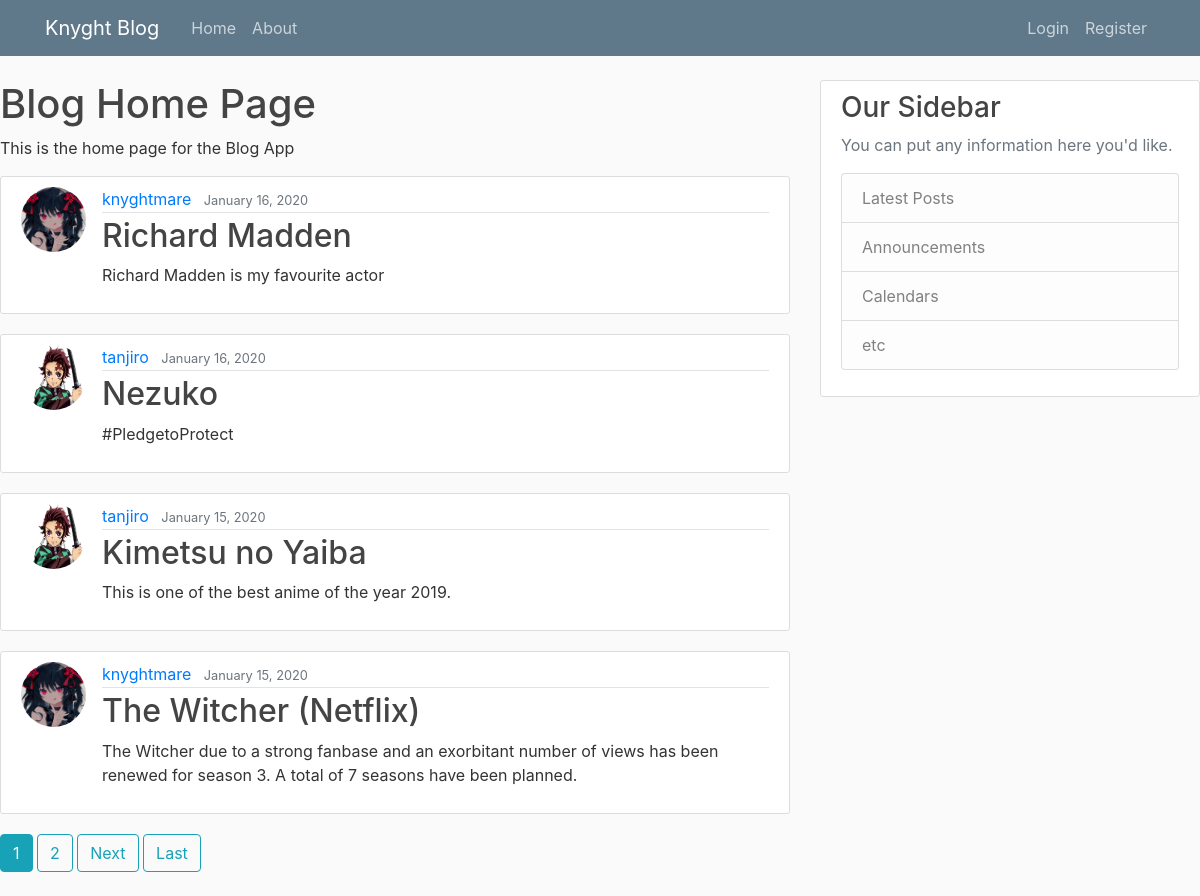
The page / on the database its author committed.
### blog/models.py (models this page shows, shortened)
class Post(models.Model):
    title = models.CharField(max_length=100)
    content = models.TextField()
    date_posted = models.DateTimeField(default=timezone.now)
    author = models.ForeignKey(User, on_delete=models.CASCADE)

### users/models.py (models this page shows, shortened)
class Profile(models.Model):
    user = models.OneToOneField(User, on_delete=models.CASCADE)
    image = models.ImageField(default='default.jpg', upload_to='profile_pics')

### blog/views.py (the view)
# urls.py: path('', PostListView.as_view(), name='blog-home'),
class PostListView(ListView):
    model = Post
    template_name = 'blog/home.html'
    context_object_name = 'posts'
    ordering = ['-date_posted']
    paginate_by = 4

### blog/templates/blog/home.html (shortened to what this page needs)
{% extends 'blog/base.html' %}
{% block content %}
      <h1>Blog Home Page</h1>
      <p>This is the home page for the Blog App</p>
      {% for post in posts %}
          <article class="media content-section">
              <img class="rounded-circle article-img" src="{{ post.author.profile.image.url }}">
              <div class="media-body">
                    <div class="article-metadata">
                      <a class="mr-2" href="{% url 'user-posts' post.author.username %}">{{ post.author }}</a>
                      <small class="text-muted">{{ post.date_posted|date:"F d, Y" }}</small>
                    </div>
                    <h2><a class="article-title" href="{% url 'post-detail' post.id %}">{{ post.title }}</a></h2>
                    <p class="article-content">{{ post.content }}</p>
              </div>
          </article>
      {% endfor %}
      {% if is_paginated %}
          {% for num in page_obj.paginator.page_range %}
              {% if page_obj.number == num %}
                  <a class="btn btn-info mb-4" href="?page={{ num }}">{{ num }}</a>
              {% elif num > page_obj.number|add:'-3' and num < page_obj.number|add:'3' %}
                  <a class="btn btn-outline-info mb-4" href="?page={{ num }}">{{ num }}</a>
              {% endif %}
          {% endfor %}
          {% if page_obj.has_next %}
              <a class="btn btn-outline-info mb-4" href="?page={{ page_obj.next_page_number }}">Next</a>
              <a class="btn btn-outline-info mb-4" href="?page={{ page_obj.paginator.num_pages }}">Last</a>
          {% endif %}
      {% endif %}
{% endblock %}

### blog/templates/blog/base.html (shortened to what this page needs)
{% load static %}
<!DOCTYPE html>
<html lang="en" dir="ltr">
  <head>
    <link rel="stylesheet" href="https://stackpath.bootstrapcdn.com/bootstrap/4.4.1/css/bootstrap.min.css">
    <link rel="stylesheet" type="text/css" href="{% static 'blog/main.css' %}">
  </head>
  <body>
        <header class="site-header">
            <nav class="navbar navbar-expand-md navbar-dark bg-steel fixed-top">
                  <div class="container">
                        <a class="navbar-brand mr-4" href="{% url 'blog-home' %}">Knyght Blog</a>
                            <div class="collapse navbar-collapse" id="navbarToggle">
                              <div class="navbar-nav mr-auto">
                                    <a class="nav-item nav-link" href="{% url 'blog-home' %}">Home</a>
                                    <a class="nav-item nav-link" href="{% url 'blog-about' %}">About</a>
                              </div>
                              <div class="navbar-nav">
                                    {% if user.is_authenticated %}
                                        <a class="nav-item nav-link" href="{% url 'post-create' %}">New Post</a>
                                        <a class="nav-item nav-link" href="{% url 'profile' %}">Profile</a>
                                        <a class="nav-item nav-link" href="{% url 'logout' %}">Logout</a>
                                    {% else %}
                                        <a class="nav-item nav-link" href="{% url 'login' %}">Login</a>
                                        <a class="nav-item nav-link" href="{% url 'register' %}">Register</a>
                                    {% endif %}
                              </div>
                        </div>
                  </div>
            </nav>
        </header>
        <main>
            <div class="row">
              <div class="col-md-8">
                  {% block content %}
                  {% endblock %}
              </div>
              <div class="col-md-4">
                <div class="content-section">
                  <h3>Our Sidebar</h3>
                  <p class='text-muted'>You can put any information here you'd like.
                    <ul class="list-group">
                      <li class="list-group-item list-group-item-light">Latest Posts</li>
                      <li class="list-group-item list-group-item-light">Announcements</li>
                      <li class="list-group-item list-group-item-light">Calendars</li>
                      <li class="list-group-item list-group-item-light">etc</li>
                    </ul>
                  </p>
                </div>
              </div>
            </div>
        </main>
  </body>
</html>

### blog/static/blog/main.css (style rules this page uses)
body { background: #fafafa; color: #333333; margin-top: 5rem; }
h1, h2, h3, h4, h5, h6 { color: #444444; }
ul { margin: 0; }
.bg-steel { background-color: #5f788a; }
.site-header .navbar-nav .nav-link { color: #cbd5db; }
.content-section { background: #ffffff; padding: 10px 20px; border: 1px solid #dddddd; border-radius: 3px; margin-bottom: 20px; }
.article-title { color: #444444; }
.article-content { white-space: pre-line; }
.article-img { height: 65px; width: 65px; margin-right: 16px; }
.article-metadata { padding-bottom: 1px; margin-bottom: 4px; border-bottom: 1px solid #e3e3e3 }

### rows shown on the page
Post: author.profile.image (picture), author "knyghtmare", date_posted "January 16, 2020", title "Richard Madden", content "Richard Madden is my favourite actor"
Post: author.profile.image (picture), author "tanjiro", date_posted "January 16, 2020", title "Nezuko", content "#PledgetoProtect"
Post: author.profile.image (picture), author "tanjiro", date_posted "January 15, 2020", title "Kimetsu no Yaiba", content "This is one of the best anime of the year 2019."
Post: author.profile.image (picture), author "knyghtmare", date_posted "January 15, 2020", title "The Witcher (Netflix)", content "The Witcher due to a strong fanbase and an exorbitant number of views has been renewed for season 3. A total of 7 seasons have been planned."

### other values the page prints
{{ num }} "1"
{{ num }} "2"
